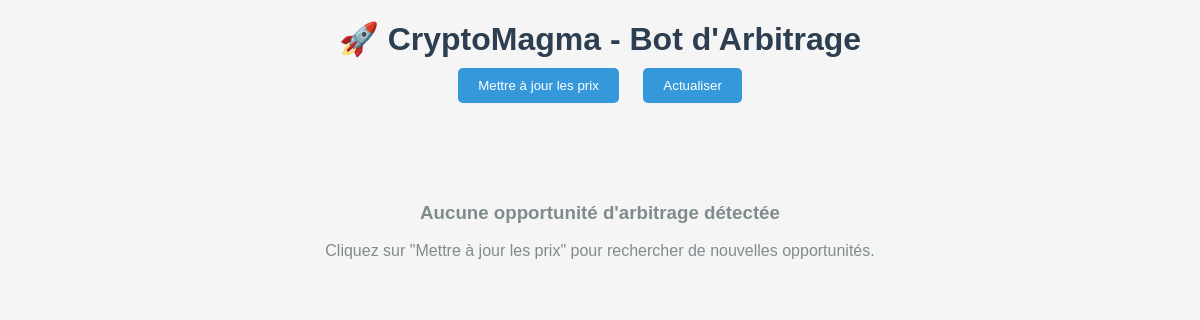
The app's page /, older data.
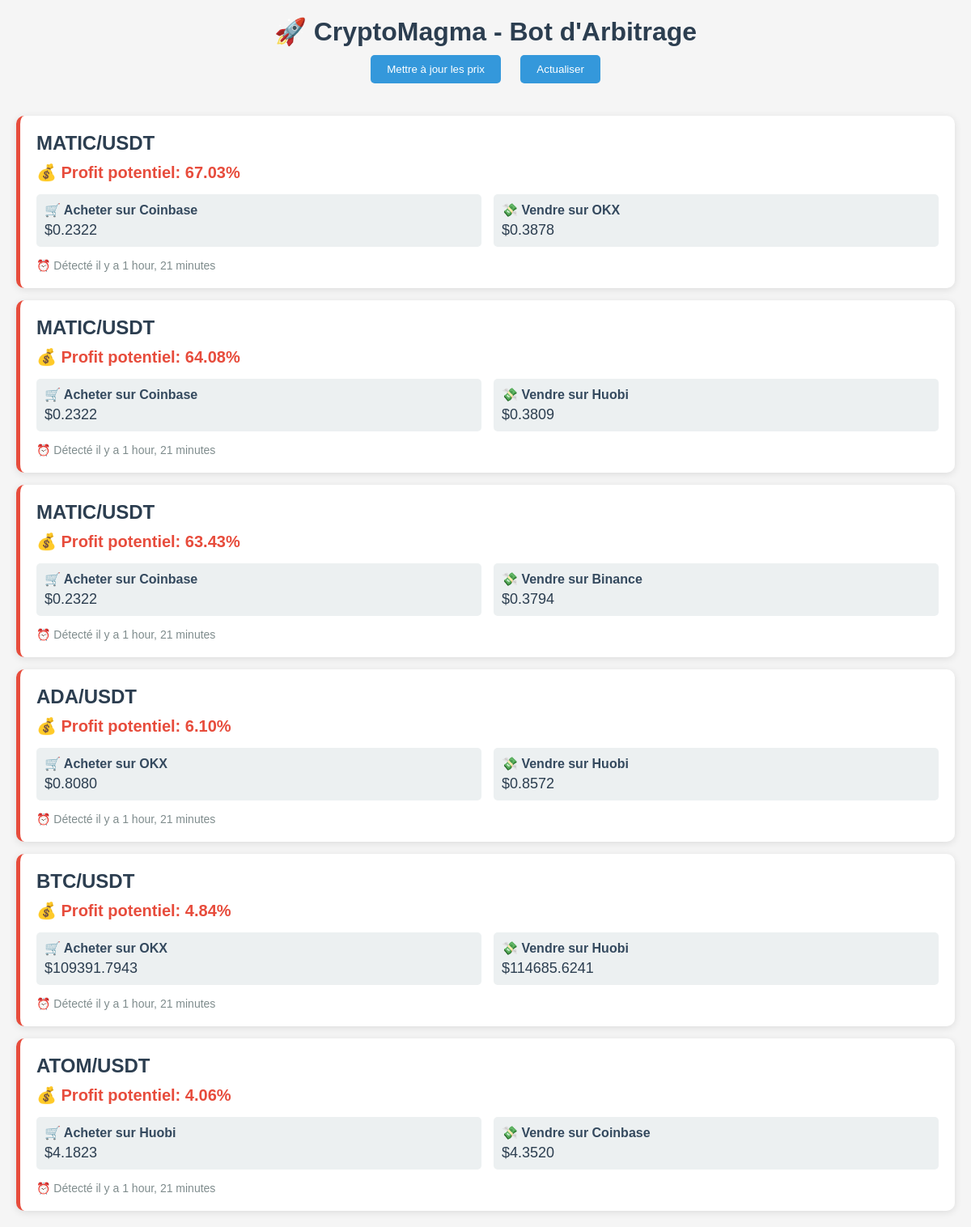
The same page, newer data.
### arbitrage/models.py (models this page shows, shortened)
class ArbitrageOpportunity(models.Model):
    crypto_pair = models.ForeignKey(CryptoPair, on_delete=models.CASCADE)
    buy_exchange = models.ForeignKey(Exchange, on_delete=models.CASCADE, related_name='buy_opportunities')
    sell_exchange = models.ForeignKey(Exchange, on_delete=models.CASCADE, related_name='sell_opportunities')
    buy_price = models.DecimalField(max_digits=20, decimal_places=8)
    sell_price = models.DecimalField(max_digits=20, decimal_places=8)
    profit_percentage = models.DecimalField(max_digits=5, decimal_places=2)
    created_at = models.DateTimeField(default=timezone.now)
    class Meta:
        ordering = ['-profit_percentage', '-created_at']

class CryptoPair(models.Model):
    symbol = models.CharField(max_length=20)  # ex: BTC, ETH
    base_currency = models.CharField(max_length=10, default='USDT')

class Exchange(models.Model):
    name = models.CharField(max_length=50, unique=True)
    api_url = models.URLField()
    is_active = models.BooleanField(default=True)

### arbitrage/views.py (the view)
# urls.py: path('', views.dashboard, name='dashboard'),
def dashboard(request):
    opportunities = ArbitrageOpportunity.objects.all()[:20]  # Top 20
    return render(request, 'arbitrage/dashboard.html', {
        'opportunities': opportunities
    })

### arbitrage/templates/arbitrage/dashboard.html (shortened to what this page needs)
<!DOCTYPE html>
<html lang="fr">
<head>
</head>
<body>
    <div class="header">
        <h1>🚀 CryptoMagma - Bot d'Arbitrage</h1>
        <button class="update-btn" onclick="updatePrices()">Mettre à jour les prix</button>
        <button class="update-btn" onclick="location.reload()">Actualiser</button>
    </div>
    <div class="opportunities" id="opportunities">
        {% if opportunities %}
            {% for opp in opportunities %}
            <div class="opportunity {% if opp.profit_percentage > 3 %}high-profit{% endif %}">
                <div class="crypto-symbol">{{ opp.crypto_pair.symbol }}/{{ opp.crypto_pair.base_currency }}</div>
                <div class="profit {% if opp.profit_percentage > 3 %}high{% endif %}">
                    💰 Profit potentiel: {{ opp.profit_percentage|floatformat:2 }}%
                </div>
                <div class="details">
                    <div class="exchange-info">
                        <div class="exchange-name">🛒 Acheter sur {{ opp.buy_exchange.name }}</div>
                        <div class="price">${{ opp.buy_price|floatformat:4 }}</div>
                    </div>
                    <div class="exchange-info">
                        <div class="exchange-name">💸 Vendre sur {{ opp.sell_exchange.name }}</div>
                        <div class="price">${{ opp.sell_price|floatformat:4 }}</div>
                    </div>
                </div>
                <div style="margin-top: 15px; font-size: 14px; color: #7f8c8d;">
                    ⏰ Détecté il y a {{ opp.created_at|timesince }}
                </div>
            </div>
            {% endfor %}
        {% else %}
            <div class="no-opportunities">
                <h3>Aucune opportunité d'arbitrage détectée</h3>
                <p>Cliquez sur "Mettre à jour les prix" pour rechercher de nouvelles opportunités.</p>
            </div>
        {% endif %}
    </div>
</body>
</html>

Row changes from the older to the newer data that the page shows:
added ArbitrageOpportunity: crypto_pair.symbol "MATIC", crypto_pair.base_currency "USDT", profit_percentage "67.03", buy_exchange.name "Coinbase", buy_price "0.2322", sell_exchange.name "OKX", sell_price "0.3878", created_at "1 hour, 21 minutes"
added ArbitrageOpportunity: crypto_pair.symbol "MATIC", crypto_pair.base_currency "USDT", profit_percentage "64.08", buy_exchange.name "Coinbase", buy_price "0.2322", sell_exchange.name "Huobi", sell_price "0.3809", created_at "1 hour, 21 minutes"
added ArbitrageOpportunity: crypto_pair.symbol "MATIC", crypto_pair.base_currency "USDT", profit_percentage "63.43", buy_exchange.name "Coinbase", buy_price "0.2322", sell_exchange.name "Binance", sell_price "0.3794", created_at "1 hour, 21 minutes"
added ArbitrageOpportunity: crypto_pair.symbol "ADA", crypto_pair.base_currency "USDT", profit_percentage "6.10", buy_exchange.name "OKX", buy_price "0.8080", sell_exchange.name "Huobi", sell_price "0.8572", created_at "1 hour, 21 minutes"
added ArbitrageOpportunity: crypto_pair.symbol "BTC", crypto_pair.base_currency "USDT", profit_percentage "4.84", buy_exchange.name "OKX", buy_price "109391.7943", sell_exchange.name "Huobi", sell_price "114685.6241", created_at "1 hour, 21 minutes"
added ArbitrageOpportunity: crypto_pair.symbol "ATOM", crypto_pair.base_currency "USDT", profit_percentage "4.06", buy_exchange.name "Huobi", buy_price "4.1823", sell_exchange.name "Coinbase", sell_price "4.3520", created_at "1 hour, 21 minutes"
Text that changed along with them:
text no longer shown: "Aucune opportunité d'arbitrage détectée Cliquez sur \"Mettre à jour les prix\" pour rechercher de nouvelles opportunités."
